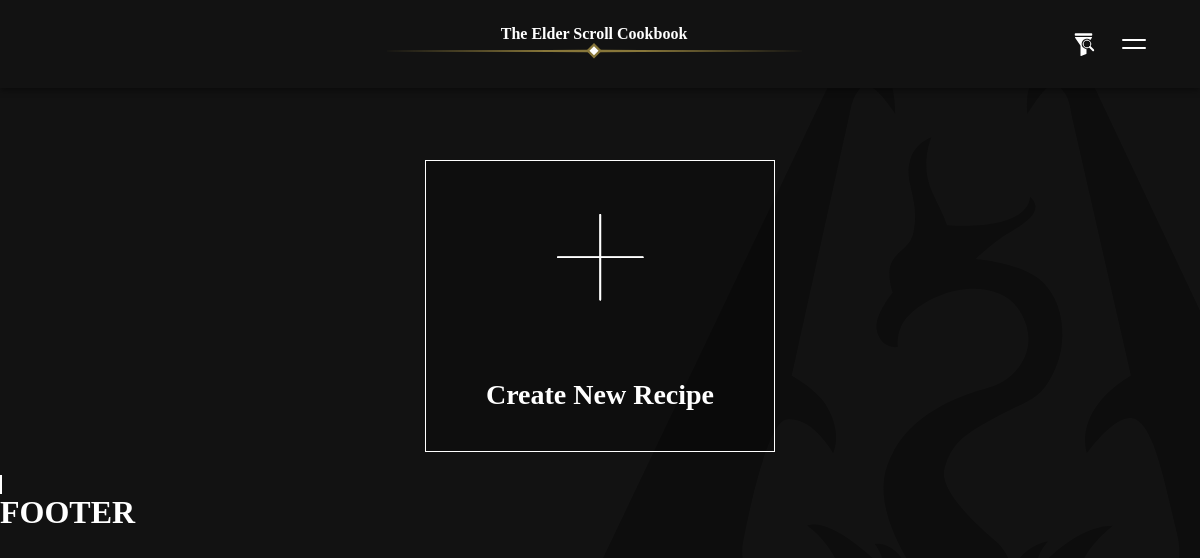
Page /final/recipe.php (signed in) on the earlier database version.
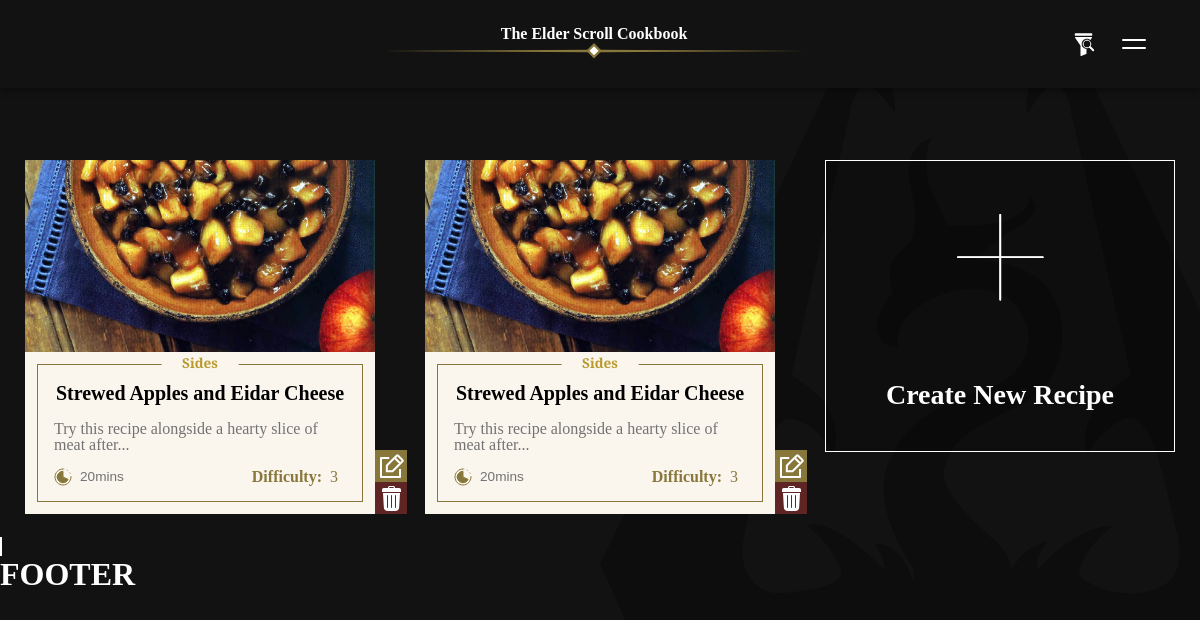
Same page on the later database version.
### tables this page shows
CREATE TABLE `recipes` (
  `r_ID` int(11) NOT NULL,
  `r_title` varchar(128) NOT NULL,
  `r_imgName` varchar(128) NOT NULL,
  `r_difficulty` int(11) NOT NULL,
  `r_region` varchar(128) NOT NULL,
  `r_type` varchar(128) NOT NULL,
  `r_prepTime` int(11) NOT NULL,
  `r_cookTime` int(11) NOT NULL,
  `r_origin` text NOT NULL,
  `r_ingredients` text NOT NULL,
  `r_steps` text NOT NULL
);

### final/injection/card.php (the view, shortened to what this page needs)
<?php
function card_gen($ID, $title, $imgName, $type, $originOg, $time, $difficulty){
    $mins = $time % 60;
    $originExplode = explode(" ", $originOg);
    $origin = "";
    if(count($originExplode)>10){
        for($i = 0; $i < 10; $i++){
            $origin = $origin . " " . $originExplode[$i];
        }
        $origin = $origin . "...";
    }
    else{
        for($i = 0; $i < count($originExplode); $i++){
            $origin = $origin . " " . $originExplode[$i];
        }
        $origin = $origin . "...";
    }
    echo "<div class='card'>";
    echo "<a href=\"./detail_recipe.php?id=". $ID ."\" class=\"a_card\">";
    echo "<div class='thumbnail_img' style='background-image: url(./img/recipe_img/" . $imgName . ");'>";
    echo "</div>";
    echo "<div class=\"description_container\">";
    echo "<div class=\"tag\">" . $type . "</div>";
    echo "<div class=\"content_box\">";
    echo "<div class=\"title\"><h1>" . $title . "</h1></div>";
    echo "<p>" . $origin . "</p>";
    echo "<div class=\"desc_bot\">";
    echo "<div class=\"time\">";
    echo "<img src=\"./img/timer_icon.svg\" alt=\"Cooking Time\">";
    echo "<p>";
    echo $mins . "mins</p>";
    echo "</div>";
    echo "<div class=\"difficulty\">";
    echo "<p><b>Difficulty:</b>" . $difficulty . "</p>";
    echo "</div>";
    echo "</div>";
    echo "</div>";
    echo "</div>";
    echo "</a>";
    if($_SESSION["u_isAdmin"] == true){
        echo "<a href='./edit.php?id=" . $ID . "' class='edit'>";
        echo "<img src='./img/edit_icon.svg' alt='Edit'>";
        echo "</a>";
        echo "<div class='delete_container'>";
        echo "<div class='delete_cover'><img src='./img/delete_icon.svg' alt='Edit'></div>";
        echo "</div>";
    }
    echo "</div>";
}
?>
<link rel="stylesheet" href="./injection/css/card.css">

### final/recipe.php (shortened to what this page needs)
<!DOCTYPE html>
<html lang="en">
<head>
    <link rel="stylesheet" href="./css/general.css">
    <link rel="stylesheet" href="./css/bg.css">
    <link rel="stylesheet" href="./css/recipe.css">
</head>
<body>
    <?php
    include_once './injection/navbar.php';
    include_once './include/dbh_inc.php'
    ?>
    <div id="card_container">
        <?php
        include_once './injection/card.php';
        $sql = "SELECT * FROM recipes";
        $sql .= ";";
        $result = mysqli_query($conn,$sql);
        if($result != false){
            $resultCheck = mysqli_num_rows($result);
            if($resultCheck>0){
                while ($row = mysqli_fetch_assoc($result)) {
                    $time = $row["r_prepTime"] + $row["r_cookTime"];
                    card_gen($row["r_ID"], $row["r_title"], $row['r_imgName'], $row["r_type"], $row['r_origin'], $time, $row['r_difficulty']);
                }
            }
        }
        if($_SESSION["u_isAdmin"]){
            include_once './injection/create_button.php';
        }
        ?>
    <?php
        include './injection/footer.php';
    ?>
</body>
</html>

### final/injection/navbar.php (shortened to what this page needs)
<link rel="stylesheet" href="./injection/css/navbar.css">
<div id="navbar">
    <div id="hamburger">
        <div id="burger_ele" class=""></div>
    </div>
    <div class="logo">
        <a href="./index.php"><h1>The Elder Scroll Cookbook</h1></a>
        <img src="./img/header_deco.svg" class="header_deco" alt="">
    </div>
    <div id="filter">
        <img src="./img/filter.svg" alt="">
    </div>
</div>
<div class="nav_pad"></div>

### final/injection/create_button.php (shortened to what this page needs)
<a href="./create.php" class="card" id="create">
    <div class="thumbnail_img"  style="background-image: url(./img/newRecipe.svg);">
    </div>
        <div class="description_container">
            <h1>Create New Recipe</h1>
        </div>
    </div>

### final/injection/footer.php
<h1>FOOTER</h1>

### final/css/general.css (style rules this page uses)
* { box-sizing: border-box; margin: 0; padding: 0; font-family: Arial, Helvetica, sans-serif; }
body { background-color: #121212; color: white; width: 100vw; position: relative; overflow-x: hidden; }
h1, h2, label, a, select { font-family: trajan, trajan-pro-3, Garamond; font-weight: 700; font-style: normal; color: white; }
a { text-decoration: none; color: white; }

### final/css/bg.css (style rules this page uses)
body { --vh: 1/10vh; background-image: url(../img/bg_ess_icon.svg); background-repeat: no-repeat; background-size: 60vw; background-attachment: fixed; background-position-x: 50vw; background-position-y: calc(100px / 10vh); z-index: -1; }

### final/css/recipe.css (style rules this page uses)
#card_container { display: flex; flex-direction: column; flex-wrap: wrap; align-items: center; justify-content: center; margin: 1.5em 0em; padding: 0 1em; row-gap: 2em; column-gap: 2em; }
@media screen and (min-width:720px) { #card_container { flex-direction: row; justify-content: space-around; align-items: flex-start; } }

### final/injection/css/navbar.css (style rules this page uses)
#navbar { width: 100vw; display: grid; grid-template-columns: 10vw 1fr 10vw; grid-template-areas: "left mid right"; column-gap: 5vw; padding: 5vw; align-items: center; justify-items: center; background-color: #121212; -webkit-box-shadow: 0px 2px 7px 0px #0000007a; box-shadow: 0px 2px 7px 0px #00000073; }
.logo { justify-self: center; width: 100%; }
.logo img { width: 100%; max-height: 1em; }
.logo a { width: 100%; }
.logo h1 { font-size: 1em; text-align: center; align-self: center; }
#hamburger { height: 2.2em; width: 2.2em; display: flex; align-items: center; justify-content: center; justify-self: left; cursor: pointer; transition: .25s; border: 2px solid rgba(255, 255, 255, 0); border-radius: 50%; padding: .2em; }
#burger_ele { content: ""; display: block; max-width: 100%; width: 1.5em; height: 2px; border-radius:2px; background-color: white; transition: .3s; transform: translateY(-.25em); }
#burger_ele::after { content: ""; display: block; max-width: 100%; width: 1.5em; height: 2px; border-radius:2px; background-color: white; transition: .3s; transform: translateY(.5em) rotate(180deg); }
#filter { cursor: pointer; justify-self: right; width: 2.5em; height: 2.5em; max-width: 100%; padding: .5em; transition: .25s; border: 2px solid rgba(255, 255, 255, 0); border-radius: 50%; display: flex; justify-content: center; align-items: center; }
.nav_pad { height: .5em; width: 100%; }
@media screen and (min-width:720px) { #navbar { padding: 2vw; width: calc(100vw); grid-template-columns: 10vw 1fr 5vw 5vw; grid-template-areas: "left mid midRight right"; column-gap: 1vw; } }
@media screen and (min-width:720px) { .logo { grid-area: mid; } }
@media screen and (min-width:720px) { #filter { grid-area: midRight; } }
@media screen and (min-width:720px) { #hamburger { grid-area: right; } }
@media screen and (min-width:720px) { .nav_pad { height: 3em; width: 100%; } }

Differences in the rows shown:
added recipes: r_imgName (picture), r_type "Sides", r_title "Strewed Apples and Eidar Cheese", r_difficulty "3"
added recipes: r_imgName (picture), r_type "Sides", r_title "Strewed Apples and Eidar Cheese", r_difficulty "3"
